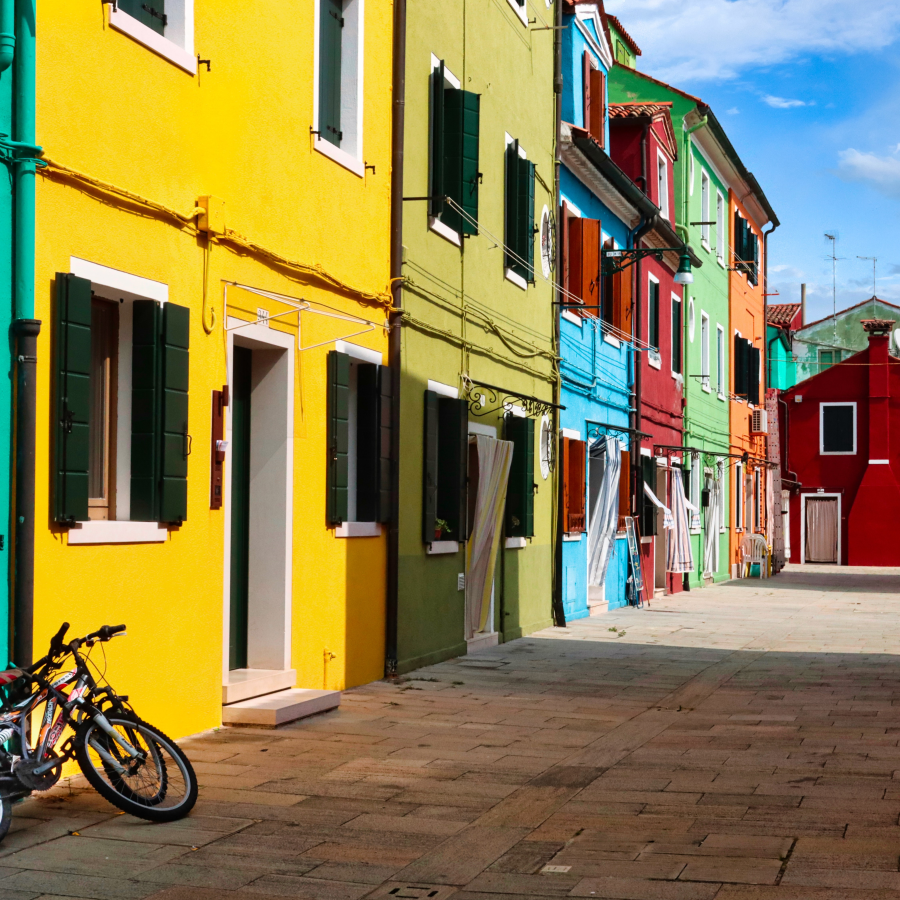
#> input picture img/pic-sample-1-square.jpg, 4499 x 4499 px (shown at 1/5 size)
$ python color_detection.py
#> lines starting #> are read from the running program, lines starting #| are printed output that depends on the picture
# ----------------Import Library---------------- #

import pandas as pd
import cv2
import os

# ----------------Judul Program---------------- #

print("\n===========================================\n")
print("PROGRAM KOMPRESI GAMBAR DAN DETEKSI WARNA")
print("\n===========================================\n")

# ----------------Inisiasi---------------- #

img_path = input("Masukkan nama file: ")
#> the answer given: img/pic-sample-1-square.jpg
csv_path = 'colors.csv'

# ----------------Kompresi Gambar---------------- #

img = cv2.imread(img_path)
#> img is the input picture: shape (4499, 4499, 3); mean B, G, R 81.7, 127.9, 140

quality = 50

filename, ext = os.path.splitext(img_path)

new_filename = f'{filename}_compressed{ext}'

compressed_img = cv2.imwrite(
    new_filename, img, [int(cv2.IMWRITE_JPEG_QUALITY), quality])

size_before = os.path.getsize(img_path)

size_after = os.path.getsize(new_filename)

print(f"Ukuran file sebelum kompresi: {size_before} bytes")
print(f"Ukuran file setelah kompresi: {size_after} bytes")

# -------------------------------Color Detection------------------------------- #

index = ['color', 'color_name', 'hex', 'R', 'G', 'B']
df = pd.read_csv(csv_path, names=index, header=None)
#> (reads colors.csv from the repository)

img = cv2.imread(img_path)
img = cv2.resize(img, (700, 700))
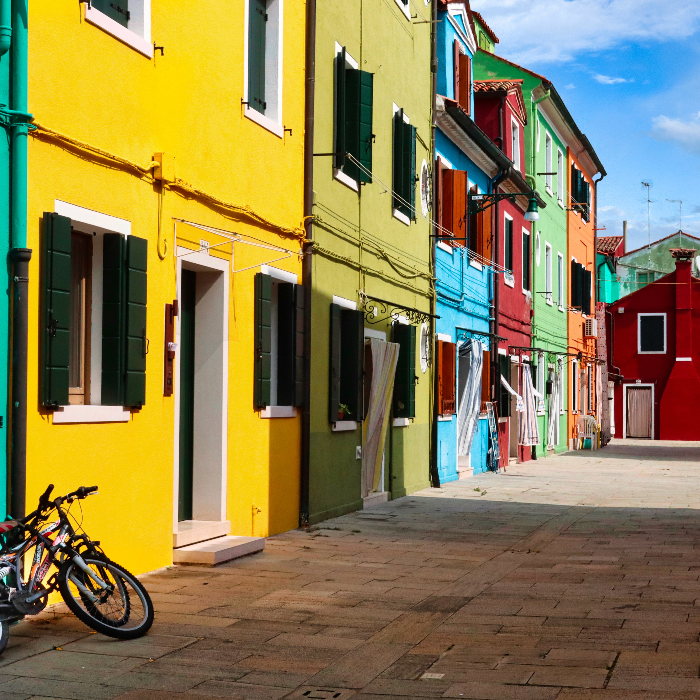
#> img: shape (700, 700, 3); mean B, G, R 81.5, 127.7, 139.9

clicked = False
r = g = b = xpos = ypos = 0


def get_color_name(R, G, B):
    minimum = 1000
    for i in range(len(df)):
        d = abs(R - int(df.loc[i, 'R'])) + abs(G -
                                               int(df.loc[i, 'G'])) + abs(B - int(df.loc[i, 'B']))
        if d <= minimum:
            minimum = d
            cname = df.loc[i, 'color_name']

    return cname


def draw_function(event, x, y, flags, params):
    if event == cv2.EVENT_LBUTTONDBLCLK:
        global clicked, r, g, b, xpos, ypos
        clicked = True
        xpos = x
        ypos = y
        b, g, r = img[y, x]
        b = int(b)
        g = int(g)
        r = int(r)


cv2.namedWindow('image')
cv2.setMouseCallback('image', draw_function)

while True:
    cv2.imshow('image', img)
    if clicked:
        cv2.rectangle(img, (20, 20), (600, 60), (b, g, r), -1)
        text = get_color_name(r, g, b) + ' R=' + str(r) + \
            ' G=' + str(g) + ' B=' + str(b)
        cv2.putText(img, text, (50, 50), 2, 0.8,
                    (255, 255, 255), 2, cv2.LINE_AA)
        if r + g + b >= 600:
            cv2.putText(img, text, (50, 50), 2, 0.8, (0, 0, 0), 2, cv2.LINE_AA)

    if cv2.waitKey(20) & 0xFF == 27:
#> (key Esc is pressed here)
        break


cv2.destroyAllWindows()
